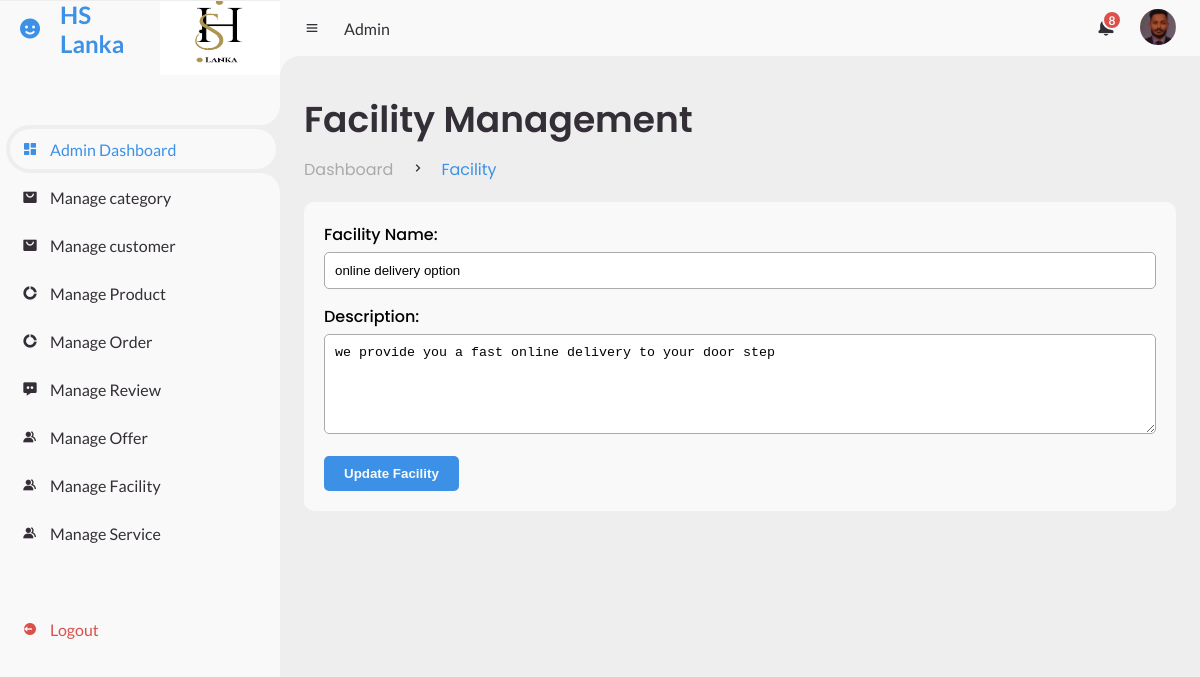
Screenshot of /edit_facility.php?id=1 with the database file from the repository.
### tables this page shows
CREATE TABLE `facilities` (
  `facility_id` int(11) NOT NULL,
  `facility_name` varchar(255) NOT NULL,
  `description` text NOT NULL
);

### edit_facility.php (the view, shortened to what this page needs)
<?php
$facility_id = $_GET['id'];
$database = new connection();
try {
    $conn = $database->getConnection();
    $select_sql = "SELECT * FROM facilities WHERE facility_id = :id";
    $stmt = $conn->prepare($select_sql);
    $stmt->bindParam(':id', $facility_id, PDO::PARAM_INT);
    $stmt->execute();
    $facility = $stmt->fetch(PDO::FETCH_ASSOC);
} catch (PDOException $e) {
    echo 'Error: ' . $e->getMessage();
}
?>
<?php
include "./admin_side.php"
?>
<section id="content">
    <?php
    include "./admin_nav.php"
    ?>
    <main>
        <div class="head-title">
            <div class="left">
                <h1>Facility Management</h1>
                <ul class="breadcrumb">
                    <li>
                        <a href="#">Dashboard</a>
                    </li>
                    <li><i class='bx bx-chevron-right'></i></li>
                    <li>
                        <a class="active" href="#">Facility</a>
                    </li>
                </ul>
            </div>
        </div>
        <div class="form-container">
            <form method="POST" action="./update_facility_process.php">
                <div class="input-group">
                    <label for="name">Facility Name:</label>
                    <input type="text" name="facility_name" id="name" value="<?php echo $facility['facility_name']; ?>" required>
                </div>
                <div class="input-group">
                    <label for="description">Description:</label>
                    <textarea name="description" id="description" required><?php echo $facility['description']; ?></textarea>
                </div>
                <button type="submit" name="update_facility" class="btn-submit">Update Facility</button>
            </form>
        </div>
    </main>
</section>
</body>
</html>

### css/adminStyles.css (style rules this page uses)
* { margin: 0; padding: 0; box-sizing: border-box; }
a { text-decoration: none; }
li { list-style: none; }
:root { --poppins: 'Poppins', sans-serif; --lato: 'Lato', sans-serif; --light: #F9F9F9; --blue: #3C91E6; --light-blue: #CFE8FF; --grey: #eee; --dark-grey: #AAAAAA; --dark: #342E37; --red: #DB504A; --yellow: #FFCE26; --light-yellow: #FFF2C6; --orange: #FD7238; --light-orange: #FFE0D3; }
html { overflow-x: hidden; }
body { background: var(--grey); overflow-x: hidden; }
.form-container { background: var(--light); padding: 20px; border-radius: 10px; max-width: 100%; margin: 20px auto; }
.input-group { margin-bottom: 15px; }
.input-group label { font-weight: 500; display: block; margin-bottom: 5px; }
.input-group input, .input-group textarea, .input-group select { width: 100%; padding: 10px; border: 1px solid var(--dark-grey); border-radius: 5px; }
.input-group textarea { height: 100px; }
.btn-submit { background-color: var(--blue); color: var(--light); padding: 10px 20px; border: none; border-radius: 5px; cursor: pointer; font-weight: 600; }
#content { position: relative; width: calc(100% - 280px); left: 280px; transition: .3s ease; }
#content main { width: 100%; padding: 36px 24px; font-family: var(--poppins); max-height: calc(100vh - 56px); overflow-y: auto; }
#content main .head-title { display: flex; align-items: center; justify-content: space-between; grid-gap: 16px; flex-wrap: wrap; }
#content main .head-title .left h1 { font-size: 36px; font-weight: 600; margin-bottom: 10px; color: var(--dark); }
#content main .head-title .left .breadcrumb { display: flex; align-items: center; grid-gap: 16px; }
#content main .head-title .left .breadcrumb li { color: var(--dark); }
#content main .head-title .left .breadcrumb li a { color: var(--dark-grey); pointer-events: none; }
#content main .head-title .left .breadcrumb li a.active { color: var(--blue); pointer-events: unset; }

### rows the page displays
facilities: facility_name "online delivery option", description "we provide you a fast online delivery to your door step"
